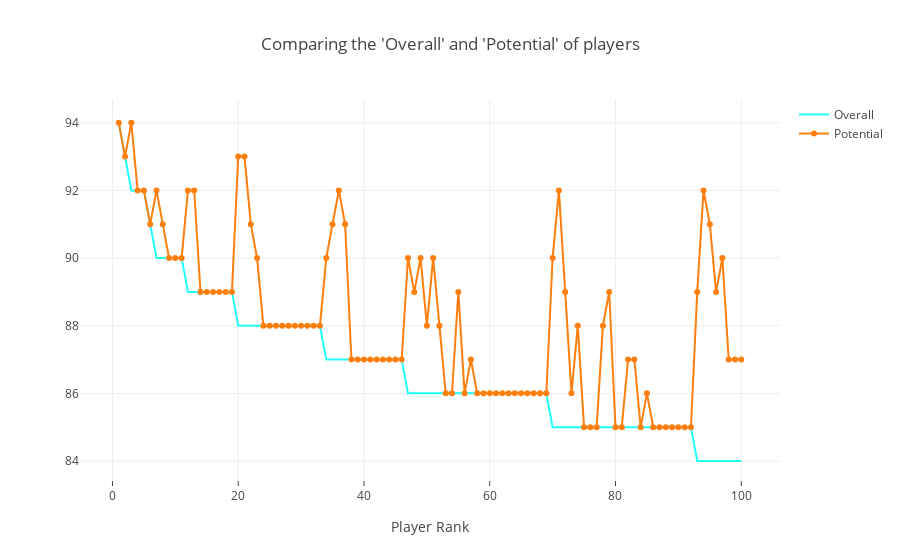

Notebook code cell kept with this figure:
### Markdown cell above
# Comparing the 'Overall' and 'Potential' of Players with Scatter Plot

### Code cell
# Prepare Data Frame
d_frame = fifa_data.iloc[:100,:]

#Creating trace1
trace1 = go.Scatter(
    x= d_frame.array,
    y= d_frame.Overall,
    mode='lines',
    name='Overall',
    marker= dict(color='rgba(12, 255, 250,0.9)'),
    text= d_frame.Name
)
#Creating trace2
trace2 = go.Scatter(
    x= d_frame.array,
    y= d_frame.Potential,
    mode='lines+markers',
    name='Potential',
    
    text= d_frame.Name
)
data = [trace1,trace2]
layout= dict(title="Comparing the 'Overall' and 'Potential' of players",
            xaxis= dict(title='Player Rank', ticklen=5, zeroline=False)
            )
fig= dict(data=data, layout=layout)
iplot(fig)

### Figure 1 — Plotly figure (JSON) as saved in the notebook; plotly's stock layout.template omitted (floating-point values rounded to 4 significant figures)
{"data": [{"marker": {"color": "rgba(12, 255, 250,0.9)"}, "mode": "lines", "name": "Overall", "text": ["Cristiano Ronaldo", "L. Messi", "Neymar", "L. Suárez", "M. Neuer", "R. Lewandowski", "De Gea", "E. Hazard", "T. Kroos", "G. Higuaín", "Sergio Ramos", "K. De Bruyne", "T. Courtois", "A. Sánchez", "L. Modrić", "G. Bale", "S. Agüero", "G. Chiellini", "G. Buffon", "P. Dybala", "J. Oblak", "A. Griezmann", "Thiago", "P. Aubameyang", "L. Bonucci", "J. Boateng", "D. Godín", "M. Hummels", "M. Özil", "H. Lloris", "Thiago Silva", "Z. Ibrahimović", "A. Robben", "N. Kanté", "M. Verratti", "P. Pogba", "C. Eriksen", "A. Vidal", "E. Cavani", "Marcelo", "M. Hamšík", "I. Rakitić", "David Silva", "S. Handanovič", "Piqué", "Iniesta", "H. Kane", "J. Rodríguez", "Isco", "D. Alaba", "R. Lukaku", "Alex Sandro", "T. Müller", "Sergio Busquets", "Coutinho", "M. Reus", "T. Alderweireld", "David Luiz", "Diego Costa", "R. Nainggolan", "Javi Martínez", "D. Mertens", "Sokratis", "Miranda", "K. Benzema", "Cesc Fàbregas", "F. Ribéry", "Pepe", "P. Čech", "Y. Carrasco", "R. Varane", "Casemiro", "L. Insigne", "A. Lacazette", "K. Navas", "H. Mkhitaryan", "D. Subašić", "B. Leno", "M. ter Stegen", "K. Glik", "Jordi Alba", "I. Gündoğan", "Azpilicueta", "A. Di María", "M. Pjanić", "C. Marchisio", "J. Vertonghen", "B. Matuidi", "S. Ruffier", "Filipe Luís", "V. Kompany", "A. Barzagli", "E. Bailly", "Marco Asensio", "Bernardo Silva", "A. Laporte", "D. Alli", "S. Mané", "Carvajal", "J. Draxler"], "type": "scatter", "uid": "d3efcd42-d92d-485a-9a70-b6f542529c98", "x": [1, 2, 3, 4, 5, 6, 7, 8, 9, 10, 11, 12, 13, 14, 15, 16, 17, 18, 19, 20, 21, 22, 23, 24, 25, 26, 27, 28, 29, 30, 31, 32, 33, 34, 35, 36, 37, 38, 39, 40, 41, 42, 43, 44, 45, 46, 47, 48, 49, 50, 51, 52, 53, 54, 55, 56, 57, 58, 59, 60, 61, 62, 63, 64, 65, 66, 67, 68, 69, 70, 71, 72, 73, 74, 75, 76, 77, 78, 79, 80, 81, 82, 83, 84, 85, 86, 87, 88, 89, 90, 91, 92, 93, 94, 95, 96, 97, 98, 99, 100], "y": [94, 93, 92, 92, 92, 91, 90, 90, 90, 90, 90, 89, 89, 89, 89, 89, 89, 89, 89, 88, 88, 88, 88, 88, 88, 88, 88, 88, 88, 88, 88, 88, 88, 87, 87, 87, 87, 87, 87, 87, 87, 87, 87, 87, 87, 87, 86, 86, 86, 86, 86, 86, 86, 86, 86, 86, 86, 86, 86, 86, 86, 86, 86, 86, 86, 86, 86, 86, 86, 85, 85, 85, 85, 85, 85, 85, 85, 85, 85, 85, 85, 85, 85, 85, 85, 85, 85, 85, 85, 85, 85, 85, 84, 84, 84, 84, 84, 84, 84, 84]}, {"mode": "lines+markers", "name": "Potential", "text": ["Cristiano Ronaldo", "L. Messi", "Neymar", "L. Suárez", "M. Neuer", "R. Lewandowski", "De Gea", "E. Hazard", "T. Kroos", "G. Higuaín", "Sergio Ramos", "K. De Bruyne", "T. Courtois", "A. Sánchez", "L. Modrić", "G. Bale", "S. Agüero", "G. Chiellini", "G. Buffon", "P. Dybala", "J. Oblak", "A. Griezmann", "Thiago", "P. Aubameyang", "L. Bonucci", "J. Boateng", "D. Godín", "M. Hummels", "M. Özil", "H. Lloris", "Thiago Silva", "Z. Ibrahimović", "A. Robben", "N. Kanté", "M. Verratti", "P. Pogba", "C. Eriksen", "A. Vidal", "E. Cavani", "Marcelo", "M. Hamšík", "I. Rakitić", "David Silva", "S. Handanovič", "Piqué", "Iniesta", "H. Kane", "J. Rodríguez", "Isco", "D. Alaba", "R. Lukaku", "Alex Sandro", "T. Müller", "Sergio Busquets", "Coutinho", "M. Reus", "T. Alderweireld", "David Luiz", "Diego Costa", "R. Nainggolan", "Javi Martínez", "D. Mertens", "Sokratis", "Miranda", "K. Benzema", "Cesc Fàbregas", "F. Ribéry", "Pepe", "P. Čech", "Y. Carrasco", "R. Varane", "Casemiro", "L. Insigne", "A. Lacazette", "K. Navas", "H. Mkhitaryan", "D. Subašić", "B. Leno", "M. ter Stegen", "K. Glik", "Jordi Alba", "I. Gündoğan", "Azpilicueta", "A. Di María", "M. Pjanić", "C. Marchisio", "J. Vertonghen", "B. Matuidi", "S. Ruffier", "Filipe Luís", "V. Kompany", "A. Barzagli", "E. Bailly", "Marco Asensio", "Bernardo Silva", "A. Laporte", "D. Alli", "S. Mané", "Carvajal", "J. Draxler"], "type": "scatter", "uid": "da073a58-d9c4-4572-bf55-fd55aacb97c8", "x": [1, 2, 3, 4, 5, 6, 7, 8, 9, 10, 11, 12, 13, 14, 15, 16, 17, 18, 19, 20, 21, 22, 23, 24, 25, 26, 27, 28, 29, 30, 31, 32, 33, 34, 35, 36, 37, 38, 39, 40, 41, 42, 43, 44, 45, 46, 47, 48, 49, 50, 51, 52, 53, 54, 55, 56, 57, 58, 59, 60, 61, 62, 63, 64, 65, 66, 67, 68, 69, 70, 71, 72, 73, 74, 75, 76, 77, 78, 79, 80, 81, 82, 83, 84, 85, 86, 87, 88, 89, 90, 91, 92, 93, 94, 95, 96, 97, 98, 99, 100], "y": [94, 93, 94, 92, 92, 91, 92, 91, 90, 90, 90, 92, 92, 89, 89, 89, 89, 89, 89, 93, 93, 91, 90, 88, 88, 88, 88, 88, 88, 88, 88, 88, 88, 90, 91, 92, 91, 87, 87, 87, 87, 87, 87, 87, 87, 87, 90, 89, 90, 88, 90, 88, 86, 86, 89, 86, 87, 86, 86, 86, 86, 86, 86, 86, 86, 86, 86, 86, 86, 90, 92, 89, 86, 88, 85, 85, 85, 88, 89, 85, 85, 87, 87, 85, 86, 85, 85, 85, 85, 85, 85, 85, 89, 92, 91, 89, 90, 87, 87, 87]}], "layout": {"title": {"text": "Comparing the 'Overall' and 'Potential' of players"}, "xaxis": {"ticklen": 5, "title": {"text": "Player Rank"}, "zeroline": false}}}
